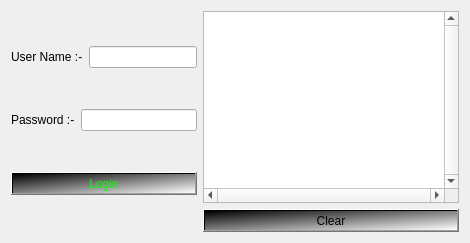
     <widget class="QWidget" name="Login">
      <attribute name="title">
       <string>Login</string>
      </attribute>
      <layout class="QGridLayout" name="gridLayout_3">
       <item row="0" column="0">
        <layout class="QHBoxLayout" name="horizontalLayout_7">
         <item>
          <layout class="QVBoxLayout" name="verticalLayout_2">
           <item>
            <layout class="QHBoxLayout" name="horizontalLayout_4">
             <item>
              <widget class="QLabel" name="label_Username">
               <property name="styleSheet">
                <string notr="true">font: 700 14pt &quot;Segoe UI&quot;;
background-color: qconicalgradient(cx:0.5, cy:0.5, angle:0, stop:0 rgba(35, 40, 3, 255), stop:0.16 rgba(136, 106, 22, 255), stop:0.225 rgba(166, 140, 41, 255), stop:0.285 rgba(204, 181, 74, 255), stop:0.345 rgba(235, 219, 102, 255), stop:0.415 rgba(245, 236, 112, 255), stop:0.52 rgba(209, 190, 76, 255), stop:0.57 rgba(187, 156, 51, 255), stop:0.635 rgba(168, 142, 42, 255), stop:0.695 rgba(202, 174, 68, 255), stop:0.75 rgba(218, 202, 86, 255), stop:0.815 rgba(208, 187, 73, 255), stop:0.88 rgba(187, 156, 51, 255), stop:0.935 rgba(137, 108, 26, 255), stop:1 rgba(35, 40, 3, 255));
color: rgb(0, 0, 0);</string>
               </property>
               <property name="text">
                <string>User Name :-</string>
               </property>
              </widget>
             </item>
             <item>
              <widget class="QLineEdit" name="Login_Username"/>
             </item>
            </layout>
           </item>
           <item>
            <layout class="QHBoxLayout" name="horizontalLayout_5">
             <item>
              <widget class="QLabel" name="label_Password">
               <property name="styleSheet">
                <string notr="true">font: 700 14pt &quot;Segoe UI&quot;;
background-color: qconicalgradient(cx:0.5, cy:0.5, angle:0, stop:0 rgba(35, 40, 3, 255), stop:0.16 rgba(136, 106, 22, 255), stop:0.225 rgba(166, 140, 41, 255), stop:0.285 rgba(204, 181, 74, 255), stop:0.345 rgba(235, 219, 102, 255), stop:0.415 rgba(245, 236, 112, 255), stop:0.52 rgba(209, 190, 76, 255), stop:0.57 rgba(187, 156, 51, 255), stop:0.635 rgba(168, 142, 42, 255), stop:0.695 rgba(202, 174, 68, 255), stop:0.75 rgba(218, 202, 86, 255), stop:0.815 rgba(208, 187, 73, 255), stop:0.88 rgba(187, 156, 51, 255), stop:0.935 rgba(137, 108, 26, 255), stop:1 rgba(35, 40, 3, 255));
color: rgb(0, 0, 0);</string>
               </property>
               <property name="text">
                <string>Password :-</string>
               </property>
              </widget>
             </item>
             <item>
              <widget class="QLineEdit" name="Login_Password">
               <property name="echoMode">
                <enum>QLineEdit::Password</enum>
               </property>
              </widget>
             </item>
            </layout>
           </item>
           <item>
            <widget class="QPushButton" name="pb_login">
             <property name="styleSheet">
              <string notr="true">background-color: qlineargradient(spread:pad, x1:0, y1:0, x2:1, y2:1, stop:0 rgba(0, 0, 0, 255), stop:1 rgba(255, 255, 255, 255));
font: 700 12pt &quot;Segoe UI&quot;;
color: rgb(0, 255, 0);</string>
             </property>
             <property name="text">
              <string>Login</string>
             </property>
            </widget>
           </item>
          </layout>
         </item>
         <item>
          <layout class="QVBoxLayout" name="verticalLayout_3">
           <item>
            <widget class="QListWidget" name="lw_Login">
             <property name="enabled">
              <bool>true</bool>
             </property>
             <property name="verticalScrollBarPolicy">
              <enum>Qt::ScrollBarAlwaysOn</enum>
             </property>
             <property name="horizontalScrollBarPolicy">
              <enum>Qt::ScrollBarAlwaysOn</enum>
             </property>
             <property name="autoScroll">
              <bool>true</bool>
             </property>
             <property name="showDropIndicator" stdset="0">
              <bool>true</bool>
             </property>
             <property name="verticalScrollMode">
              <enum>QAbstractItemView::ScrollPerPixel</enum>
             </property>
             <property name="horizontalScrollMode">
              <enum>QAbstractItemView::ScrollPerPixel</enum>
             </property>
            </widget>
           </item>
           <item>
            <widget class="QPushButton" name="Login_pbClear">
             <property name="styleSheet">
              <string notr="true">background-color: qlineargradient(spread:pad, x1:0, y1:0, x2:1, y2:1, stop:0 rgba(0, 0, 0, 255), stop:1 rgba(255, 255, 255, 255));
font: 700 12pt &quot;Segoe UI&quot;;
color: rgb(0, 0, 0);</string>
             </property>
             <property name="text">
              <string>Clear</string>
             </property>
            </widget>
           </item>
          </layout>
         </item>
        </layout>
       </item>
      </layout>
     </widget>
